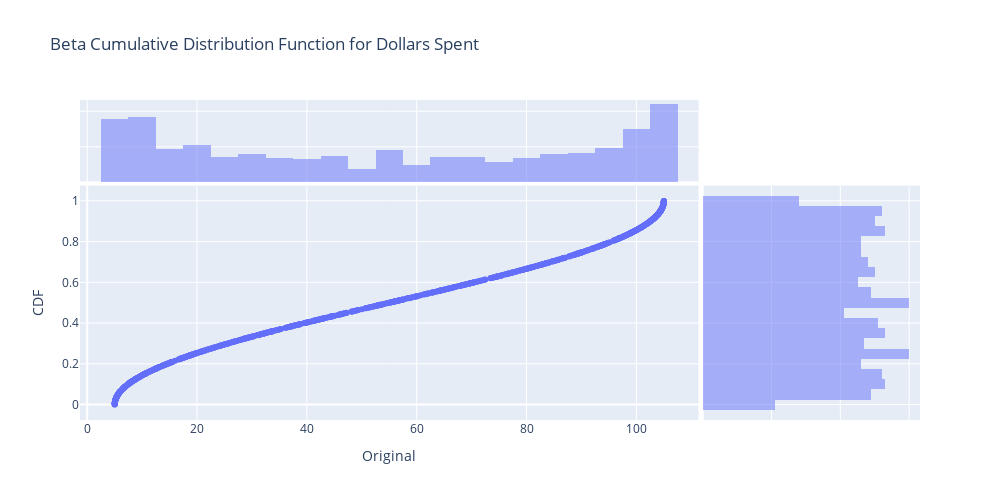

Write notebook code for a chart like this one.
### Code cell
dollar_cdf = pd.DataFrame(beta.cdf(website_spend.values,a=0.5, b=0.5, loc=5, scale=100))
dollar_cdf_vs_original = pd.concat([dollar_cdf, website_spend], axis=1)
dollar_cdf_vs_original.columns = ['CDF', 'Original']

dollar_cdf_vs_original_plot = px.scatter(dollar_cdf_vs_original, x = 'Original', y='CDF', width=1000, height=500, title='Beta Cumulative Distribution Function for Dollars Spent',  marginal_x='histogram', marginal_y='histogram')
dollar_cdf_vs_original_plot.show()

### Figure 1 — Plotly figure (JSON) as saved in the notebook; plotly's stock layout.template omitted (floating-point values rounded to 4 significant figures; data arrays with more than 128 entries replaced by an {"elided": "..."} marker saying what was removed)
{"data": [{"hovertemplate": "Original=%{x}<br>CDF=%{y}<extra></extra>", "legendgroup": "", "marker": {"color": "#636efa", "symbol": "circle"}, "mode": "markers", "name": "", "orientation": "v", "showlegend": false, "type": "scatter", "x": {"elided": "1000 float values"}, "xaxis": "x", "y": {"elided": "1000 float values"}, "yaxis": "y"}, {"alignmentgroup": "True", "bingroup": "x", "hovertemplate": "Original=%{x}<br>count=%{y}<extra></extra>", "legendgroup": "", "marker": {"color": "#636efa"}, "name": "", "offsetgroup": "", "opacity": 0.5, "showlegend": false, "type": "histogram", "x": {"elided": "1000 float values"}, "xaxis": "x3", "yaxis": "y3"}, {"alignmentgroup": "True", "bingroup": "y", "hovertemplate": "CDF=%{y}<br>count=%{x}<extra></extra>", "legendgroup": "", "marker": {"color": "#636efa"}, "name": "", "offsetgroup": "", "opacity": 0.5, "showlegend": false, "type": "histogram", "xaxis": "x2", "y": {"elided": "1000 float values"}, "yaxis": "y2"}], "layout": {"barmode": "overlay", "height": 500, "legend": {"tracegroupgap": 0}, "title": {"text": "Beta Cumulative Distribution Function for Dollars Spent"}, "width": 1000, "xaxis": {"anchor": "y", "autorange": true, "domain": [0, 0.7363], "range": [-1.314, 111.3], "title": {"text": "Original"}, "type": "linear"}, "xaxis2": {"anchor": "y2", "autorange": true, "domain": [0.7413, 1], "matches": "x2", "range": [0, 63.16], "showgrid": true, "showline": false, "showticklabels": false, "ticks": ""}, "xaxis3": {"anchor": "y3", "autorange": true, "domain": [0, 0.7363], "matches": "x", "range": [-1.314, 111.3], "showgrid": true, "showticklabels": false, "type": "linear"}, "xaxis4": {"anchor": "y4", "domain": [0.7413, 1], "matches": "x2", "showgrid": true, "showline": false, "showticklabels": false, "ticks": ""}, "yaxis": {"anchor": "x", "autorange": true, "domain": [0, 0.7326], "range": [-0.07549, 1.075], "title": {"text": "CDF"}, "type": "linear"}, "yaxis2": {"anchor": "x2", "autorange": true, "domain": [0, 0.7326], "matches": "y", "range": [-0.07549, 1.075], "showgrid": true, "showticklabels": false, "type": "linear"}, "yaxis3": {"anchor": "x3", "autorange": true, "domain": [0.7426, 1], "matches": "y3", "range": [0, 115.8], "showgrid": true, "showline": false, "showticklabels": false, "ticks": ""}, "yaxis4": {"anchor": "x4", "domain": [0.7426, 1], "matches": "y3", "showgrid": true, "showline": false, "showticklabels": false, "ticks": ""}}}
